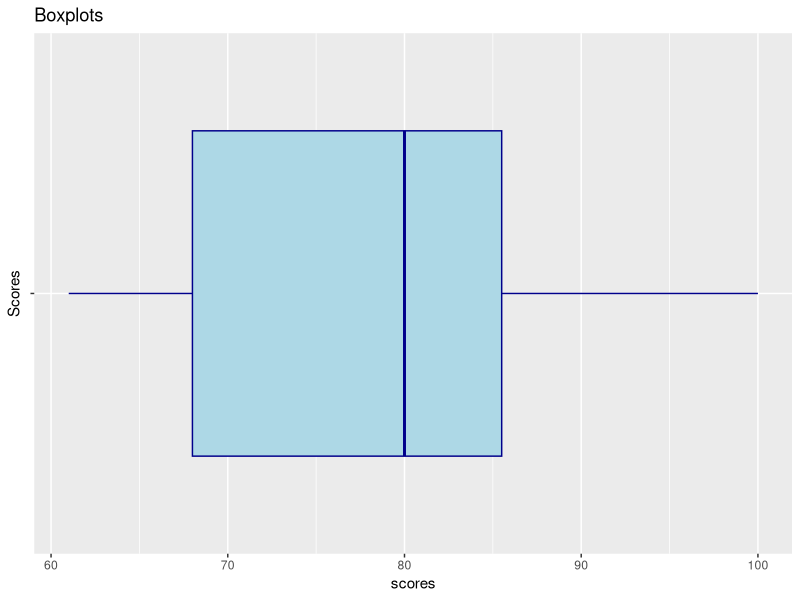
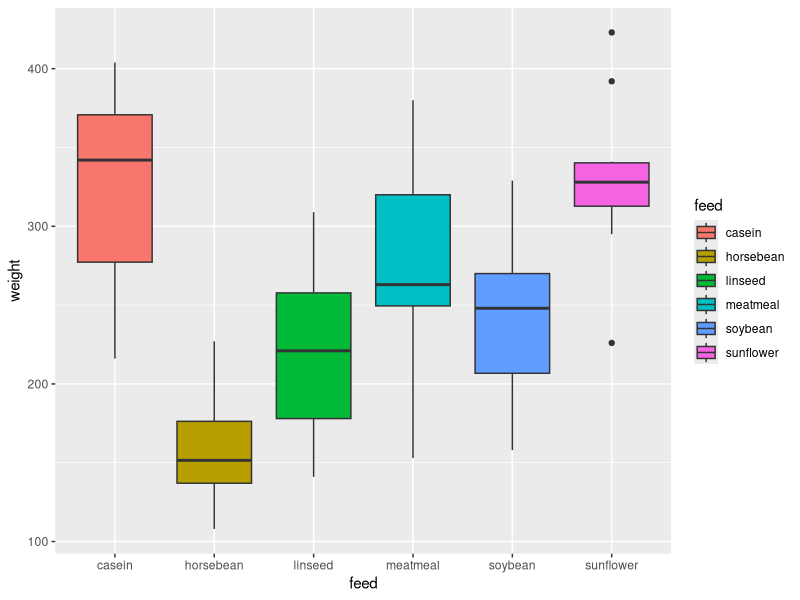

The R script that drew these images, in order:
library(tidyverse)
scores <- c(61, 61, 64, 68, 68, 71, 77, 
            80, 81, 83, 85, 86, 89, 90, 100)
qplot(x = scores, y = "", geom = "boxplot", col = I("darkblue"), 
      fill = I("lightblue"), ylab = "Scores", main = "Boxplots" )
# this will have ugly ploting so by adding y to help wiht the plot.
#or without color so we add color then the titles. 

#For multible boxs
View (chickwts)
qplot(data = chickwts, x = feed, y = weight, fill = feed, geom = "boxplot")